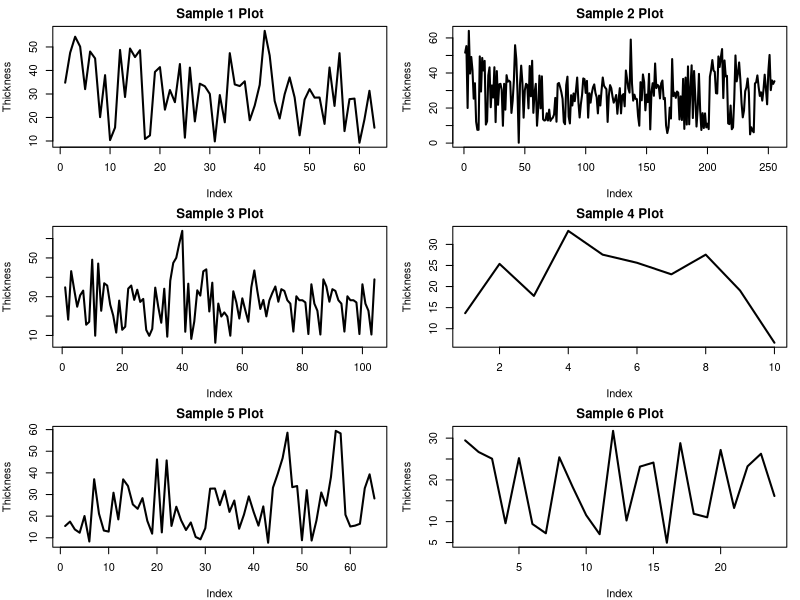
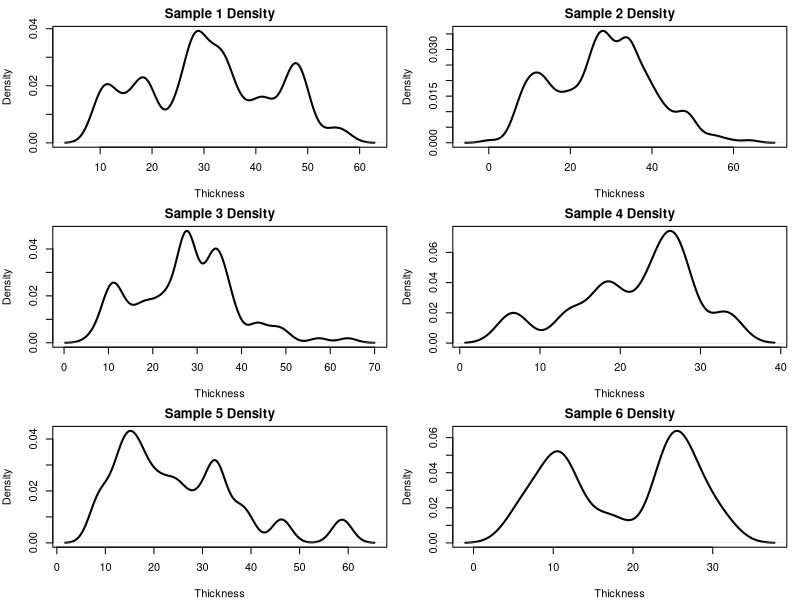
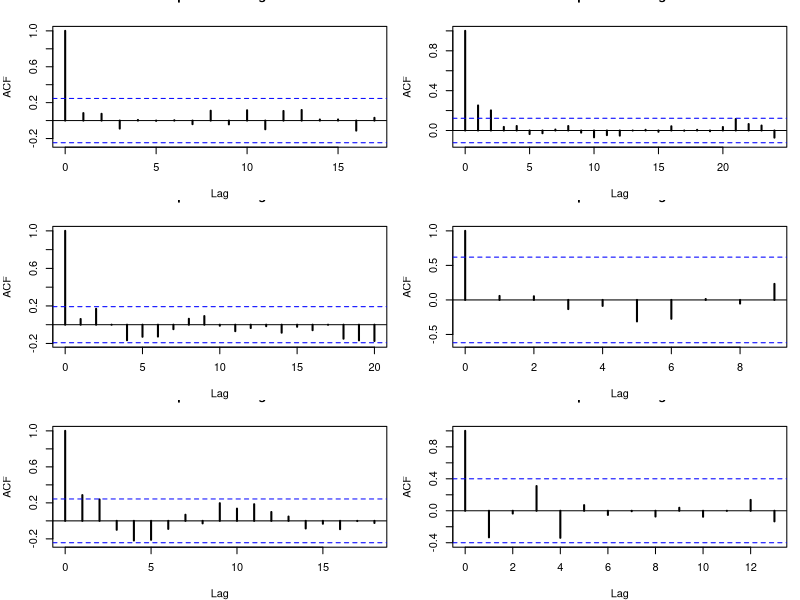
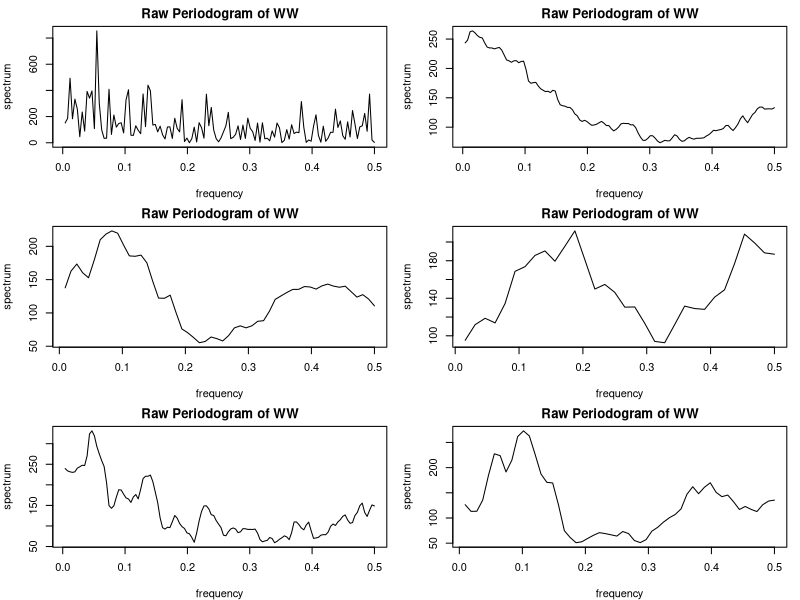
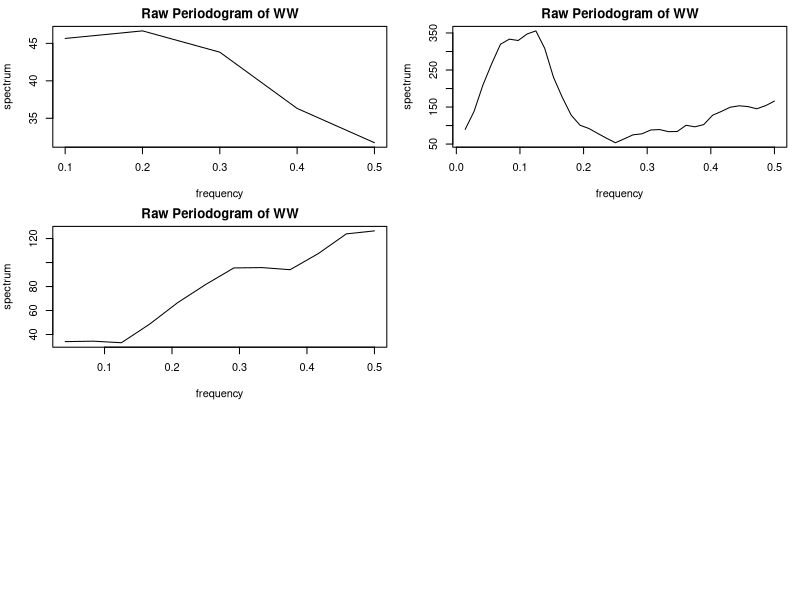

Here is the R script that generated these plots, in order:
## ---- chunk 1
knitr::opts_chunk$set(echo = TRUE)
#if you do not have the package, type install.packages("name_of_the_package")
library(knitr)
library(tseries)
library(readxl)
library(dplyr)
## ---- chunk 2
# I will make a function here that I can call from from somewhere else to get
# The data

get_dataset <- function() {
# First sample
data_cracks_1 <- read_excel("HC05_crack_seal_statistics_optical ms.xlsx",
                          skip = 1, sheet = 'Profile 1')

thickness_values_1 <- data_cracks_1$`thickness (um)`

thickness_values_1 <- thickness_values_1[1:(length(thickness_values_1) - 3)]



# Second sample
data_cracks_2 <- read_excel("HC05_crack_seal_statistics_optical ms.xlsx",
                            sheet = 'Profiles 2, 3, 4, 5')

thickness_values_2 <- na.omit(data_cracks_2$Thickness)

# Third sample
data_cracks_3_1 <- read_excel("HC05_crack_seal_statistics_optical ms.xlsx",
                            sheet = 'Profile 6', skip = 2)

data_cracks_3_2 <- read_excel("HC05_crack_seal_statistics_optical ms.xlsx",
                            sheet = 'Profile 7', skip = 2)

thickness_values_3_1 <-  na.omit(data_cracks_3_1$thickness)

thickness_values_3_2 <-  na.omit(data_cracks_3_2$Thickness)


thickness_values_3 <- c(thickness_values_3_1, thickness_values_3_2)




# Fourth sample
data_cracks_4 <- read_excel("HC05_crack_seal_statistics_optical ms.xlsx",
                            sheet = 'Profile 8', skip = 2)

thickness_values_4 <- na.omit(data_cracks_4$Thickness)

# Fifth sample
data_cracks_5 <- read_excel("HC05_crack_seal_statistics_optical ms.xlsx",
                            sheet = 'Profile 9', skip = 2)

thickness_values_5 <- na.omit(data_cracks_5$Thickness)


# Sixth sample
data_cracks_6 <- read_excel("HC05_crack_seal_statistics_optical ms.xlsx",
                            sheet = 'Profile 10', skip = 2)

thickness_values_6 <- na.omit(data_cracks_6$Thickness)


## Now we merge everything into a single dataset and label them by sample

thickness_data <- data.frame(
  Thickness = c(thickness_values_1, thickness_values_2, thickness_values_3,
                thickness_values_4, thickness_values_5, thickness_values_6),
  Sample = c(rep(1, length(thickness_values_1)),
             rep(2, length(thickness_values_2)),
             rep(3, length(thickness_values_3)),
             rep(4, length(thickness_values_4)),
             rep(5, length(thickness_values_5)),
             rep(6, length(thickness_values_6)))
)
return(thickness_data)
}

## ---- chunk 3
#Adjust plots
par(mfrow=c(3,2), mar=c(4,4,2,1)) 

thickness_data <- get_dataset()

# Create a list of time series for each sample
samples <- 1:6
ts_list <- lapply(samples,
                  function(i) ts(thickness_data$Thickness[thickness_data$Sample == i]))

# Plot each time series
for (i in seq_along(ts_list)) {
  plot(ts_list[[i]], main=paste("Sample", samples[i], "Plot"),
       ylab="Thickness", xlab="Index",lwd=2)
}

## ---- chunk 4


par(mfrow=c(3,2), mar=c(4,4,2,1))

thickness_data <- get_dataset()

# Create a list of thickness values for each sample
samples <- 1:6
ts_list <- lapply(samples, function(i) thickness_data$Thickness[thickness_data$Sample == i])

# Plot density for each sample
for (i in seq_along(ts_list)) {
  dens <- density(ts_list[[i]], bw=2)  # bw=2 smooths over every 2 integer values
  plot(dens, main=paste("Sample", samples[i], "Density"), 
       xlab="Thickness", ylab="Density", lwd=2)
}
## ---- chunk 5
#Adjust plots
par(mfrow=c(3,2), mar=c(4,4,2,1)) 



# Generate correlograms for each sample
for (i in seq_along(ts_list)) {
  acf(ts_list[[i]], main=paste("Sample", samples[i], "Correlogram"), lwd=2)
}


## ---- chunk 6

spec1 <- spec.pgram(ts_list[[2]], main = "Raw Periodogram of WW", log = "no")


 spec1 <- spec.pgram(ts_list[[2]], main = "Raw Periodogram of WW", log = "no", spans = c(25))
 spec1 <- spec.pgram(ts_list[[3]], main = "Raw Periodogram of WW", log = "no", c(15))

max_indexes <- numeric(0)
max_freqs <- numeric(0)

max_index <- which.max(spec1$spec)

max_freq <- spec1$freq[max_index]


#spec_2 <- spec.pgram(ts_list[[2]], log = "no", spans = c(8,10))

for (i in seq_along(ts_list)) {
  periodogram <- spec.pgram(ts_list[[i]], main = "Raw Periodogram of WW", log = "no",
             spans = c(9))
  
  max_indexes[i] <-  which.max(periodogram$spec)
  max_freqs[i] <- periodogram$freq[max_index]
  
  periodogram
}

## ---- chunk 7
#Adjust plots
N <- length(ts_list[[2]])
# data frame to store results
results <- data.frame(p = numeric(0),
                      omega = numeric(0),
                      F_statistic = numeric(0),
                      p_value = numeric(0))


# For loop to fit N/2 models and find the significant p's
for (p in 1:(N/2)) {
  t <- 1:N 
  omega_p <- 2 * pi * p / N 
  
  # Fit the model
  linear_model <- lm(ts_list[[2]] ~ cos(omega_p * t) + sin(omega_p * t))
  
  
  # Get the F-statistic from the model summary
  model_summary <- summary(linear_model)
  F_stat <- model_summary$fstatistic[1]
   # Degrees of freedom for the model 
  df1 <- model_summary$fstatistic[2]
   # Residual degrees of freedom 
  df2 <- model_summary$fstatistic[3] 
  
  # get the p-value 
  p_value <- pf(F_stat, df1, df2, lower.tail = FALSE)
  
  # 99% significance level  
if (p_value < 0.05) {
    results <- rbind(results,
                     data.frame(p = p,
                                omega = omega_p,
                                F_statistic = F_stat,
                                p_value = p_value))
  }
} 
results
